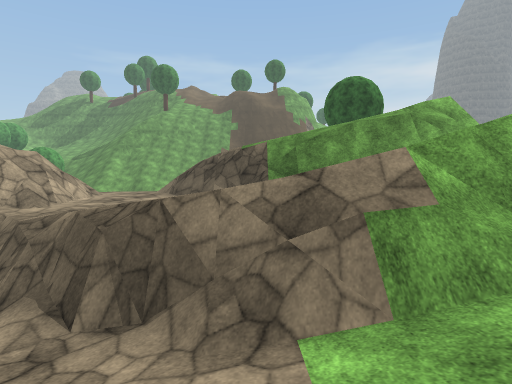
view 1 (above)

22 first-person views from a walk through a 3-D level made in the Unity game engine. The camera is 1.5 m above the floor, tilts 6° down and sees 80° across. The floor is counted in squares, 2 m on a side. Each view is taken from the middle of a square. On the plan, view 1 faces up. The plan holds only what a view shows up to about 10 squares ahead; the rest is blank. The place goes on beyond the plan. Some trees and plants on the terrain are drawn as simple stand-ins. The player character is not drawn. Surface patterns are stand-ins for the level's own textures.

view 2
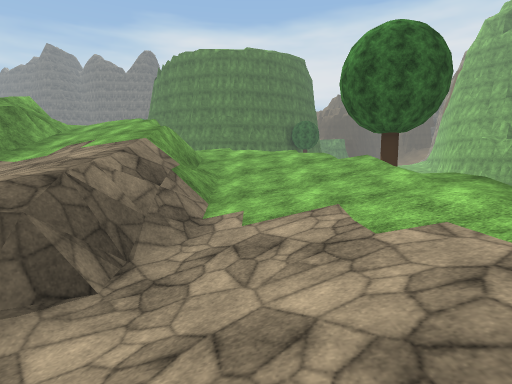

view 3
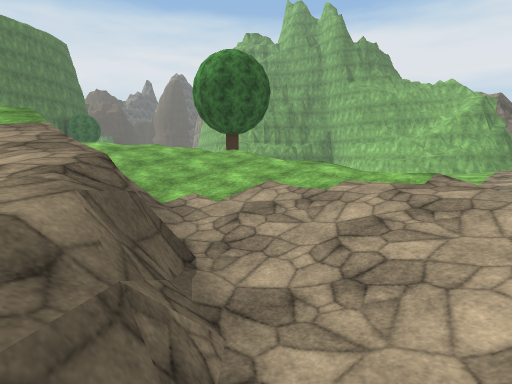

view 4
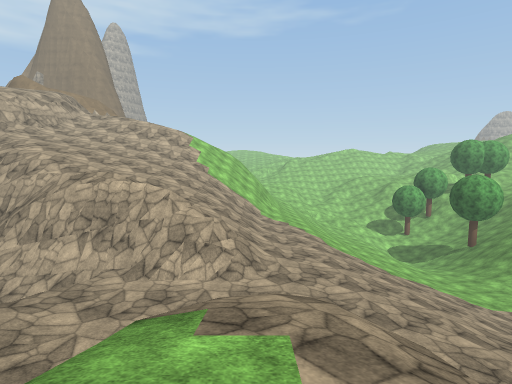

view 5
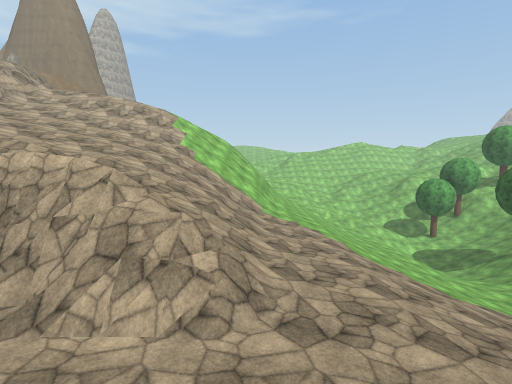

view 6
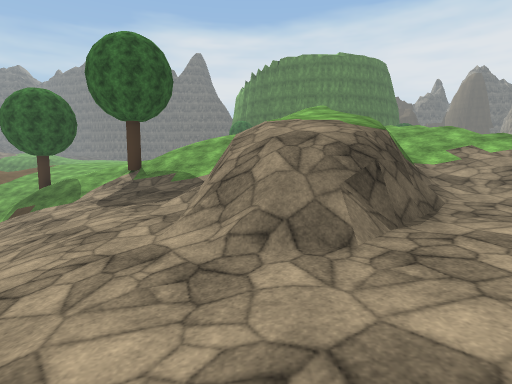

view 7
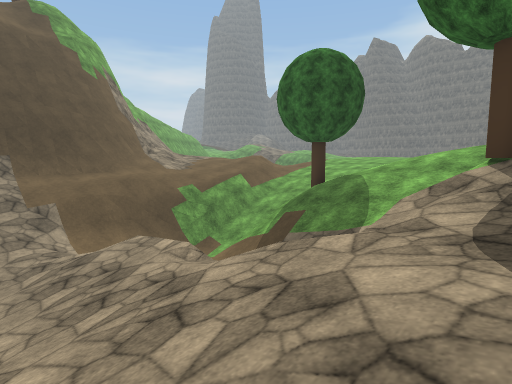

view 8
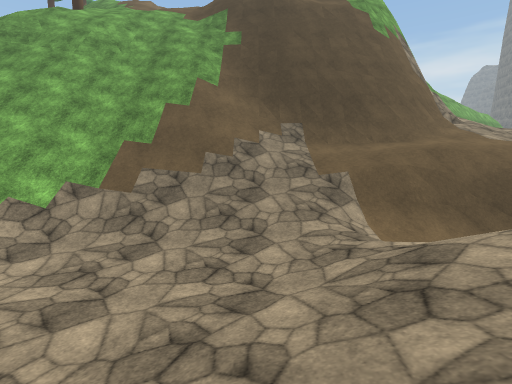

view 9
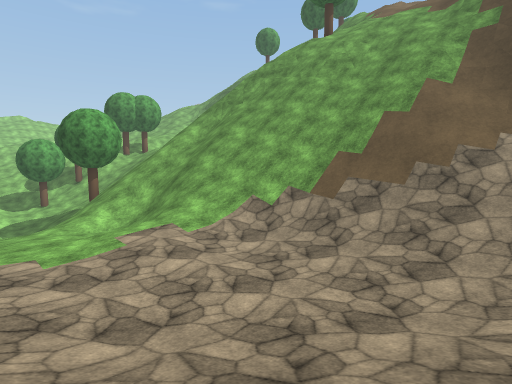

view 10
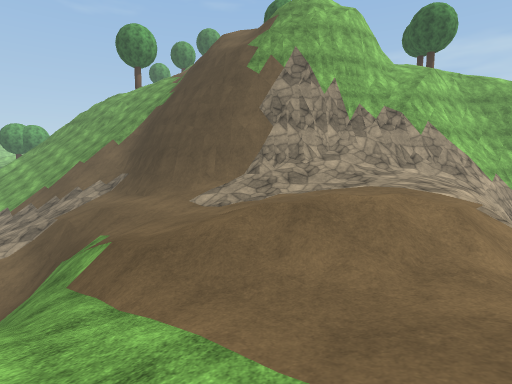

view 11
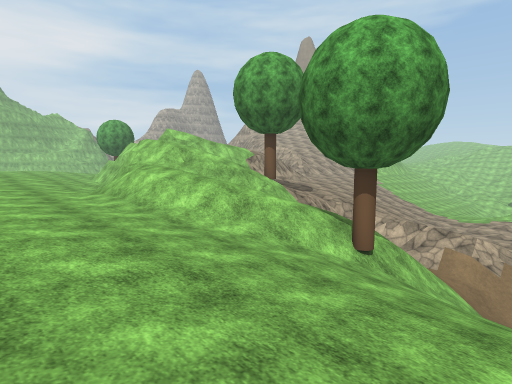

view 12
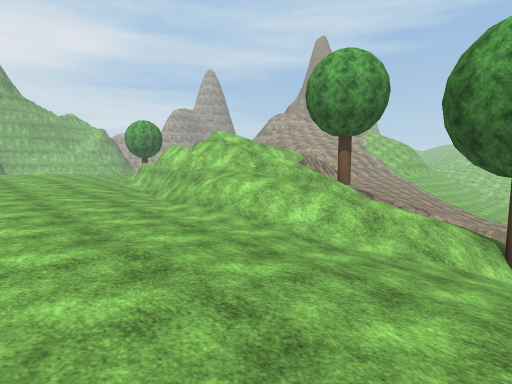

view 13
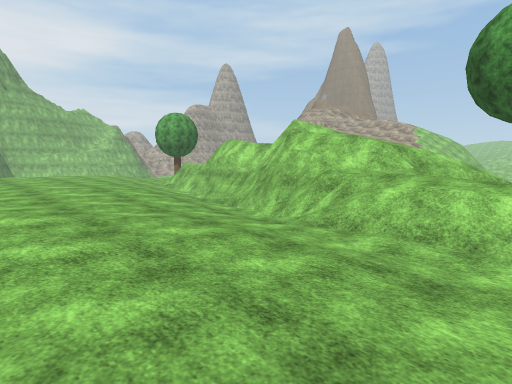

view 14
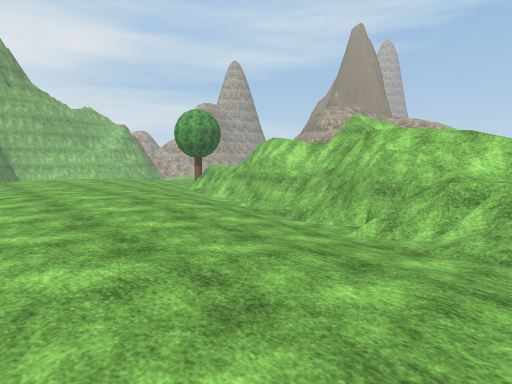

view 15
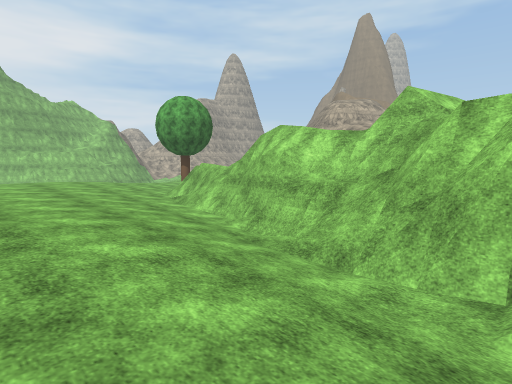

view 16
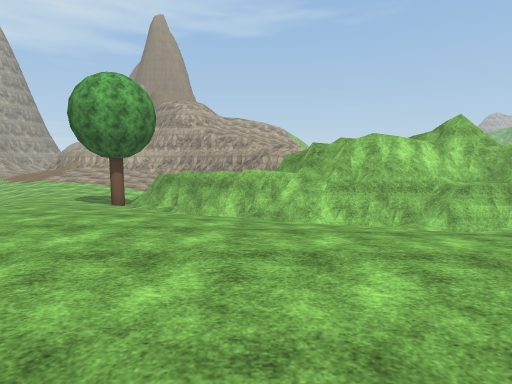

view 17
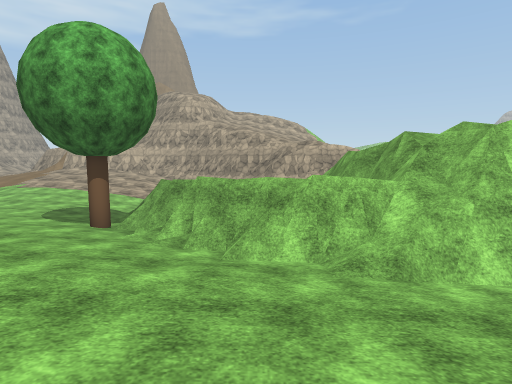

view 18
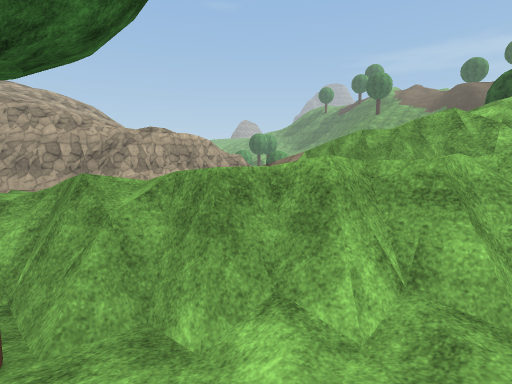

view 19
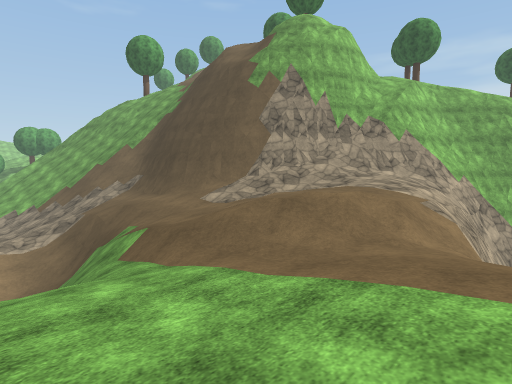

view 20
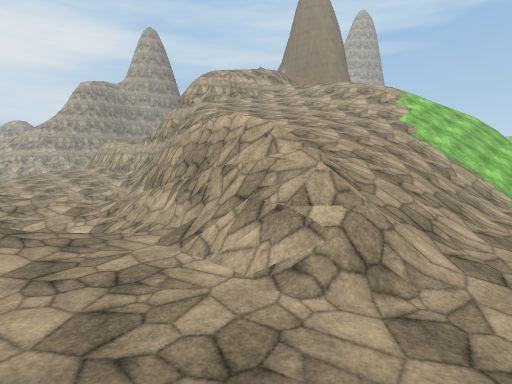

view 21
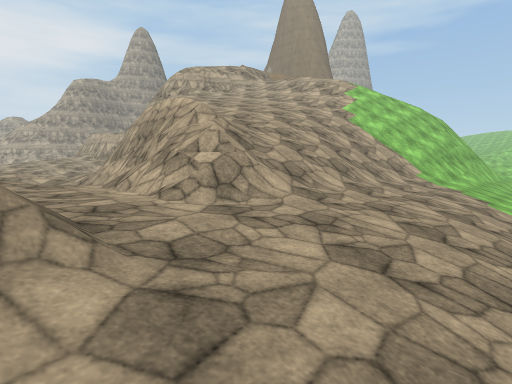

view 22
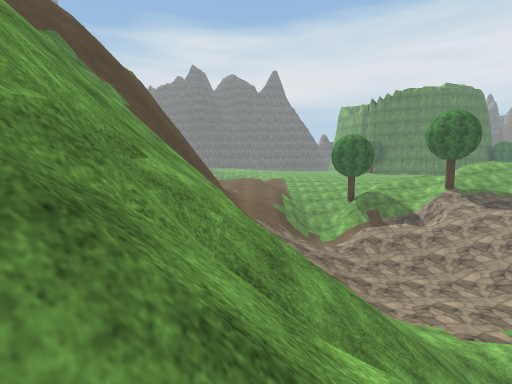

### Floor plan
Key: @ floor where view 1 was taken; # wall or solid block; x gap in a wall; . main floor; : floor 0.75 m higher than the main floor; - floor 0.75 m lower than the main floor; + floor 1.5 m higher than the main floor; _ floor 1.5 m lower than the main floor; * floor 2.5 m higher than the main floor; % floor 3.25 m higher than the main floor; < floor 3.25 m lower than the main floor; ( floor 4 m lower than the main floor; & floor 4 m higher than the main floor; ! floor 4.75 m lower than the main floor; $ floor 5.5 m higher than the main floor; / step, stairs or slope; = window, fence, low wall or low ledge; v drop or lower ground; T tree.
Columns run from 15 left of view 1 to 12 right of it. Each row starts with its distance up from view 1.
 32                         vv
 31                        v##v
 30                       /##vv
 29                      ###/vv
 28             =vv      #=///v
 27             /xv    v##/::/v
 26        //  //=#   v ##/::/v
 25       =#/////###  ###//::/v
 24       ==//////######//....=
 23      /=/////////##/./...::/
 22     /////////////////../:/.
 21      ////////////=////.//...
 20       //////////////////-...
 19      ///////(<<<////////-...
 18      ////<<(((</////////....
 17      ////<<(((<//////T//....
 16      !!!(((((</////////-....
 15     /!!!(((<////_= ////-....
 14     /(////// ////==///:/....
 13     ///////// //////////....
 12     ////////////-./T////....
 11     /////////--...///=+/....
 10  ////////----/=vv=//////....
  9  ///----.....////    %#....:
  8 ////////////.=/*%%/=%##....:
  7 //////////==.==#/%/=#=....::
  6  /////////==...=vv=/==...:::
  5   ////////#..../////=#...:::
  4    /////%/#//../////##...::
  3     ////&/#//=#//==#==...::
  2     //////#//__///:/#...::::
  1     /$//v#/.--/////+=...:::
  0     // /v# =...@//+##...:::
 -1        v#/  =..///=......::
 -2               ===/T......

Positions as (right, up) in squares from view 1, and headings:
1: (0, 0), facing up
2: (-4, 1), facing right
3: (-4, 4), facing down-right
4: (2, 8), facing left
5: (-1, 8), facing left
6: (-5, 9), facing right
7: (-1, 12), facing up-right
8: (-1, 15), facing up
9: (0, 15), facing up-left
10: (11, 19), facing up-left
11: (11, 19), facing down-left
12: (12, 17), facing down-left
13: (12, 13), facing down-left
14: (12, 11), facing down-left
15: (10, 9), facing down-left
16: (12, 2), facing left
17: (9, 1), facing left
18: (5, -2), facing up-left
19: (12, 18), facing up-left
20: (-2, 9), facing down-left
21: (-2, 11), facing down-left
22: (-11, 22), facing right
